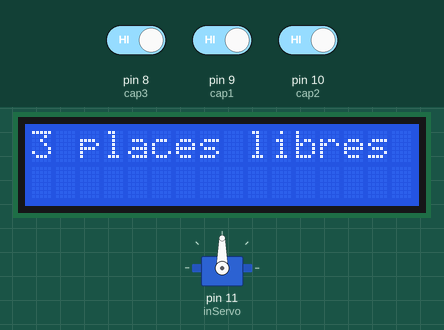
Recording of a sketch running on a simulated Arduino Uno, built with avr-gcc and run on an emulated ATmega328P. On the bench: servo, 16×2 character LCD. The inputs (shaded band) are chosen by the test bench; at power-on: pin 8 (cap3) HIGH, pin 9 (cap1) HIGH, pin 10 (cap2) HIGH. What the sketch prints to the serial monitor is not drawn.

Above: at 1.2 s.
1.3 s: pin 8 (cap3) driven LOW
At 2.1 s:
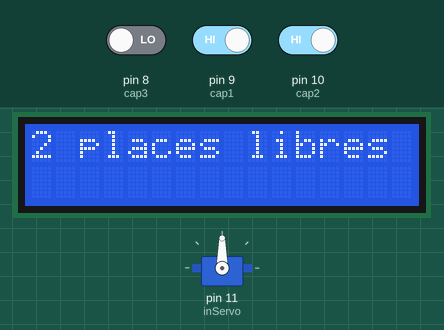
3.0 s: pin 9 (cap1) driven LOW
At 3.8 s:
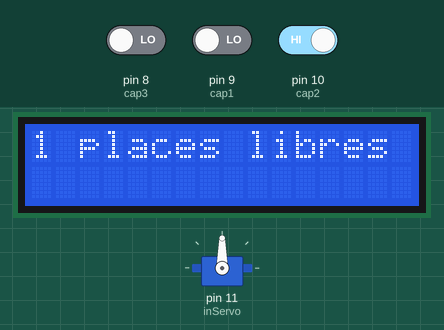
4.5 s: pin 10 (cap2) driven LOW
At 5.4 s:
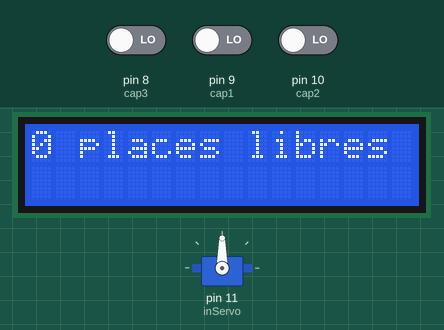
Timing chart, 0 to 7.5 s (numbered marks = the images above; inputs shaded):
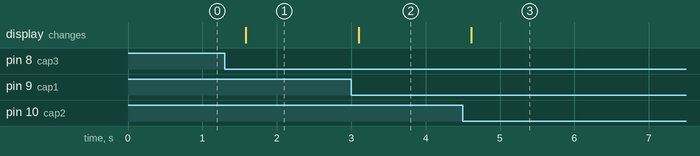

The sketch:

parking.ino
```cpp
#include <LiquidCrystal.h>
#include <Servo.h>
const int rs = 12, en = 6, d4 = 5, d5 = 4, d6 = 3, d7 = 2;

LiquidCrystal lcd(rs, en, d4, d5, d6, d7);
Servo inServo;
const int cap1=9,cap2=10,cap3=8,capServ=7;
void setup() {
  Serial.begin(9600);
  pinMode(cap1,INPUT);
  pinMode(cap2,INPUT);
  pinMode(cap3,INPUT);
  pinMode(capServ,INPUT);
  inServo.attach(11);
  lcd.begin(16, 2);
  lcd.print("getting data....");
}


void loop(){
  lcd.clear();
  int nb=nbPlaceeDispo();
  lcd.print(String(nb)+" places libres");
  Serial.println(digitalRead(cap1));
  Serial.println(digitalRead(cap2));
  Serial.println(digitalRead(cap3));
  Serial.println("***********************");
  delay(500);
}

int nbPlaceeDispo(){
  int nb=3;
  if(digitalRead(cap1) == 0) nb--;
  if(digitalRead(cap2) == 0) nb--;
  if(digitalRead(cap3) == 0) nb--;
  return nb;
}
```

Measured:
- after the input at 1.3 s, the display: changes after 0.28 s (image 1)
- after the input at 3.0 s, the display: changes after 0.10 s (image 2)
- after the input at 4.5 s, the display: changes after 0.11 s (image 3)
